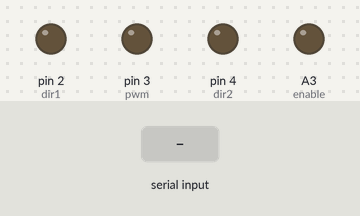
A sketch run on a simulated Arduino Uno, built with avr-gcc and run on an emulated ATmega328P. On the bench: output pins drawn as LEDs (lit = HIGH). Inputs (shaded band) come from the test bench.

Above: at 1.2 s.
1.3 s: "f" received over Serial
At 2.2 s:
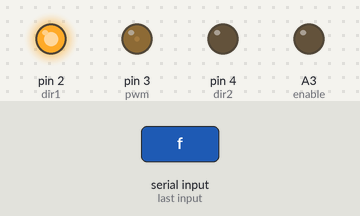
2.8 s: "s" received over Serial
At 3.4 s:
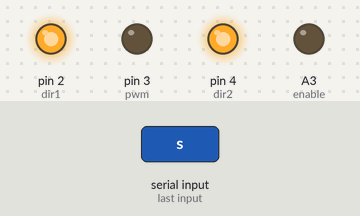
4.3 s: "b" received over Serial
At 5.7 s:
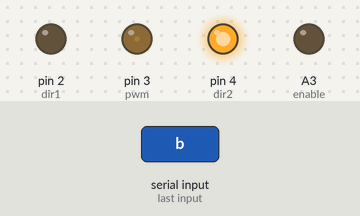
Timing chart, 0 to 7.3 s (numbered marks = the images above; inputs shaded):
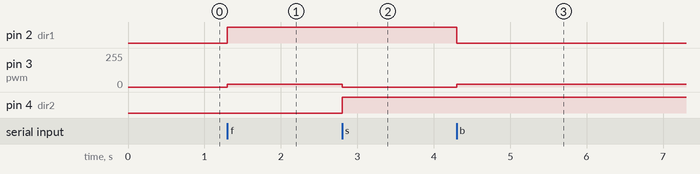

Measured:
- after the input at 1.3 s, pin 2 (dir1): LOW → HIGH at once; pin 3 (pwm): 0/255 → 20/255 at once
- after the input at 2.8 s, pin 3 (pwm): 20/255 → 0/255 at once; pin 4 (dir2): LOW → HIGH at once
- after the input at 4.3 s, pin 2 (dir1): HIGH → LOW at once; pin 3 (pwm): 0/255 → 20/255 at once

The sketch:

launcher_test.ino
```cpp
int dir1 = 2;
int dir2 = 4;
int enable=A3;
int pwm = 3;
void setup() {
  // put your setup code here, to run once:
  Serial.begin(9600);
  pinMode(dir1, OUTPUT);
  pinMode(dir2, OUTPUT);
  pinMode(enable,OUTPUT);
  pinMode(pwm, OUTPUT);
//  pinMode(photo_forw, INPUT);
  //pinMode(photo_bac, INPUT);
 // pinMode(photo_load, INPUT);
  //pinMode(bump_switch,INPUT);
}

void loop() {
  // put your main code here, to run repeatedly:
if(Serial.available())
{
  char ch =Serial.read();
  if(ch=='f')
  {
    //digitalWrite(enable,1);
    digitalWrite(dir1,1);
    digitalWrite(dir2,0);
    analogWrite(pwm,20);
  }
  if(ch=='s')
  {

    //digitalWrite(enable,1);
    digitalWrite(dir1,1);
    digitalWrite(dir2,1);
    analogWrite(pwm,0);

  }
  if(ch=='b')
  {
    //digitalWrite(enable,1);
    digitalWrite(dir1,0);
    digitalWrite(dir2,1);
    analogWrite(pwm,20);
  }
}
}
```
